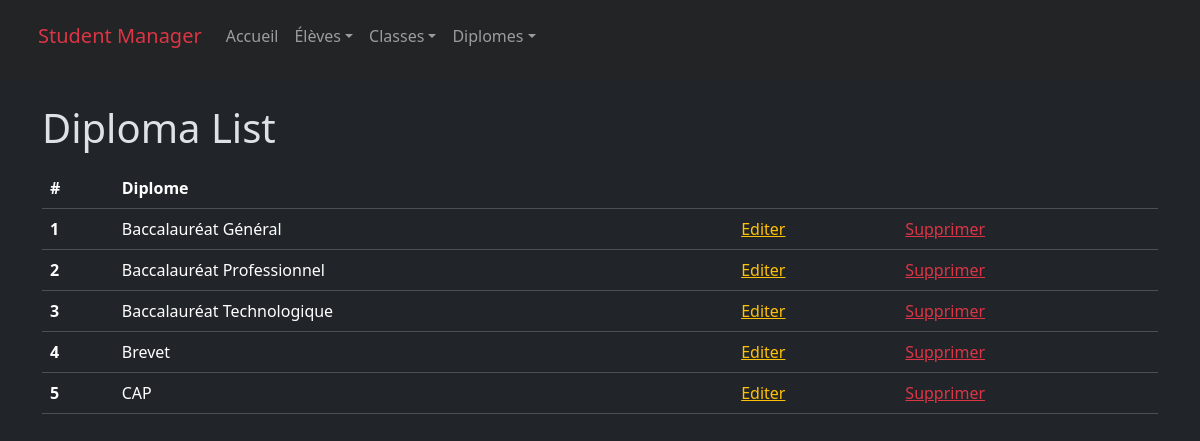
Screenshot of /diplomes/liste_diplomes.php with the database file from the repository.
### tables this page shows
CREATE TABLE IF NOT EXISTS Diplomes (
    diplome_id int NOT NULL AUTO_INCREMENT PRIMARY KEY,
    diplome varchar(100) NOT NULL UNIQUE
);

### include/variables.php (called while the page is built, shortened)
<?php
require_once(__DIR__ . "/../config/mysql.php");
$diplomesStatement = $mysqlClient->prepare('SELECT * FROM Diplomes');
$diplomesStatement->execute();
$diplomes = $diplomesStatement->fetchAll();

### diplomes/liste_diplomes.php (the view, shortened to what this page needs)
<?php
require_once(__DIR__ . "/../include/variables.php");
?>
<!DOCTYPE html>
<html lang="fr" data-bs-theme="dark">
<head>
    <link href="https://cdn.jsdelivr.net/npm/bootstrap@5.3.3/dist/css/bootstrap.min.css" rel="stylesheet">
</head>
<body class="d-flex flex-column min-vh-100">
    <?php require_once($rootPath . "/CRUD/include/header.php"); ?>
    <div class="container">
        <h1 class="mt-2 mb-3">Diploma List</h1>
        <table class="table">
            <thead>
                <tr>
                    <th scope="col">#</th>
                    <th scope="col">Diplome</th>
                    <th></th>
                    <th></th>
                </tr>
            </thead>
            <tbody>
                <?php foreach ($diplomes as $key => $diplome) : ?>
                    <?php if ($diplome['diplome_id'] != '1') : ?>
                        <tr>
                            <th scope="row"><?php echo $key + 1; ?></th>
                            <td><?php echo $diplome["diplome"]; ?></td>
                            <td><a class="link-warning" href="diplome_update.php?id=<?php echo ($diplome["diplome_id"]); ?>">Editer</a></td>
                            <td><a class="link-danger" href="diplome_delete.php?id=<?php echo ($diplome["diplome_id"]); ?>">Supprimer</a></td>
                        </tr>
                    <?php endif; ?>
                <?php endforeach; ?>
            </tbody>
        </table>
    </div>
</body>
</html>

### rows the page displays
diplomes: diplome "Baccalauréat Général"
diplomes: diplome "Baccalauréat Professionnel"
diplomes: diplome "Baccalauréat Technologique"
diplomes: diplome "Brevet"
diplomes: diplome "CAP"
